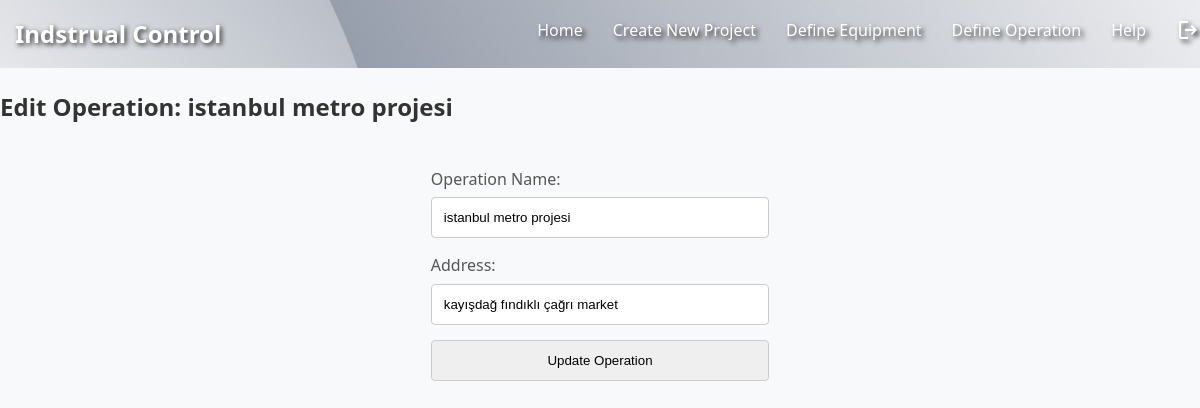
The app's page /edit_operations.php?id=9 (signed in) with its own data.
### tables this page shows
CREATE TABLE `operations` (
  `operation_id` int(11) NOT NULL,
  `operation_name` varchar(50) DEFAULT NULL,
  `operation_owner` int(11) DEFAULT NULL,
  `address` varchar(255) DEFAULT NULL
);

### edit_operations.php (the view, shortened to what this page needs)
<?php
if(isset($_SESSION["user_id"])){
    $mysqli = require __DIR__ . "/database.php";
    $sql = "SELECT * FROM user WHERE id = {$_SESSION["user_id"]}";
    $result = $mysqli->query($sql);
    $user = $result->fetch_assoc();
    if(isset($_GET['id'])) {
        $operationId = $_GET['id'];
        $operationSql = "SELECT * FROM operations WHERE operation_id = $operationId";
        $operationResult = $mysqli->query($operationSql);
        $operation = $operationResult->fetch_assoc();
    }
}
?>
<!DOCTYPE html>
<html lang="en">
<head>
<link rel="stylesheet" type="text/css" href="global.css">
</head>
<body>
<nav class="navbar">
        <div class="logo">
            <h1>Indstrual Control</h1>
        </div>
        <div class="navbar-links">
            <a href="index.php">Home</a>
            <a href="create_project_page.php?user_id=<?php echo $_SESSION["user_id"]; ?>">Create New Project</a>
            <a href="create_equipment_page.php?user_id=<?php echo $_SESSION["user_id"]; ?>">Define Equipment</a>
            <a href="create_operations_page.php">Define Operation</a>
            <a href="help.php">Help</a>
            <a href="logout.php"><span class="material-symbols-outlined">logout</span></a>
        </div>
    </nav>
    <?php if (isset($user) && isset($operation)): ?>
        <h2>Edit Operation: <?php echo $operation['operation_name']; ?></h2>
        <form method="POST" action="update_operation.php">
            <label for="operation_name">Operation Name:</label>
            <input type="text" id="operation_name" name="operation_name" value="<?php echo $operation['operation_name']; ?>">
            <label for="address" >Address:</label>
            <input type="text" id="address" name="address" value="<?php echo $operation['address']; ?>">
            <input type="submit" value="Update Operation">
        </form>
    <?php else: ?>
        <p>Operation details not found or user not logged in.</p>
    <?php endif; ?>
</body>
</html>

### global.css (style rules this page uses)
body { font-family: 'Segoe UI', Tahoma, Geneva, Verdana, sans-serif; background-color: #f8f9fa; margin: 0; padding: 0; color: #333; line-height: 1.6; display: flex; flex-direction: column; min-height: 100vh; }
h1 { color: #343a40; margin-bottom: 20px; }
a { color: blue; }
form { margin-top: 20px; max-width: 400px; margin-left: auto; margin-right: auto; }
label { display: block; margin-bottom: 5px; color: #555; }
input { width: 100%; padding: 12px; box-sizing: border-box; margin-bottom: 15px; border: 1px solid #ccc; border-radius: 4px; }
a { color: #343a40; text-decoration: none; }
.navbar { background-color: #343a40; padding: 15px; display: flex; justify-content: space-between; align-items: center; background: url("./assets/main-background.jpg") center center no-repeat; width: 100%; height: auto; background-size: cover; }
.logo h1 { color: white; margin: 0; text-shadow: 2px 2px 5px rgba(0, 0, 0, 0.8); }
.navbar-links { display: flex; }
.navbar-links a { color: #fff; text-shadow: 3px 3px 5px rgba(0, 0, 0, 0.8); text-decoration: none; margin: 0 15px; transition: color 0.3s ease; }

### records on screen
operations: operation_name "istanbul metro projesi", address "kayışdağ fındıklı çağrı market"
